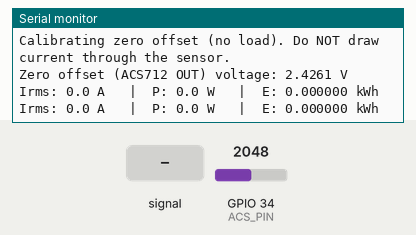
This sketch was run on a simulated ESP32. Shown: the last lines printed to the serial monitor. Inputs (shaded band) come from the test bench; at power-on: GPIO 34 (ACS_PIN) = 2048 (analog values on the 0–4095 scale).

Above: at 4.8 s.
4.9 s: GPIO 34 (ACS_PIN) fed a 200 Hz sine of ±327 counts around its level
At 5.5 s:
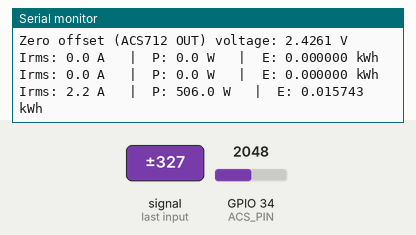
6.4 s: GPIO 34 (ACS_PIN) set to 2866
At 7.3 s:
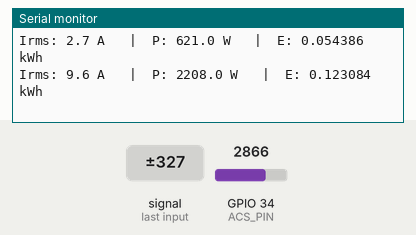
7.9 s: GPIO 34 (ACS_PIN) set to 3603
At 8.5 s:
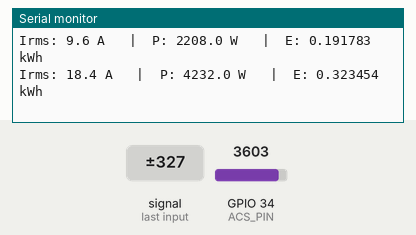
Timing chart, 0 to 10.9 s (numbered marks = the images above; inputs shaded):
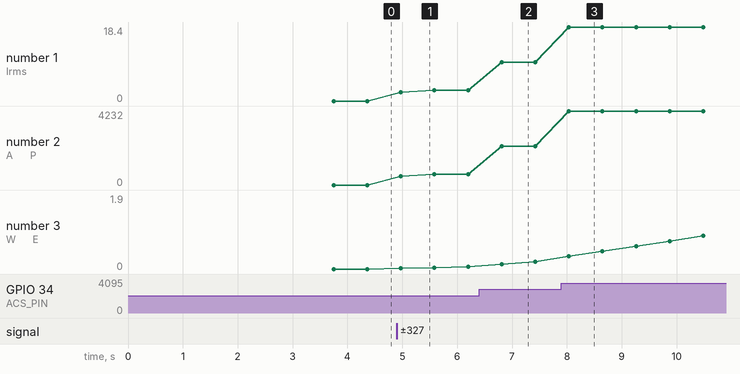

Measured:
- after the input at 4.9 s, the serial monitor: prints a new line after 0.07 s (image 1)
- after the input at 6.4 s, the serial monitor: prints a new line after 0.41 s (image 2)
- after the input at 7.9 s, the serial monitor: prints a new line after 0.14 s (image 3)
- plotted number 1: 0 → 2.7 after the input at 4.9 s, 2.7 → 9.6 after the input at 6.4 s, 9.6 → 18.4 after the input at 7.9 s
- plotted number 2: 0 → 621 after the input at 4.9 s, 621 → 2208 after the input at 6.4 s, 2208 → 4232 after the input at 7.9 s
- plotted number 3: 0 → 0.05 after the input at 4.9 s, 0.05 → 0.19 after the input at 6.4 s, 0.19 → 1.9 after the input at 7.9 s

The sketch:

ESP32_ACS712_TEST.ino
```cpp
// ESP32 + ACS712 AC current, power (W), and energy (kWh) test
// Sensor on GPIO34, ACS712 powered from 5V, output scaled with 470Ω/1kΩ divider.
//
// Wiring:
//   ACS712 VCC  -> 5V
//   ACS712 GND  -> GND
//   ACS712 OUT  -> 470Ω -> ESP32 GPIO34 (ADC1)
//   GPIO34      -> 1kΩ -> GND
//
// The divider makes: V_adc = V_sensor * (R_bottom / (R_top + R_bottom)) ≈ 0.68 * V_sensor
// This sketch reconstructs the ACS712 output voltage from the divided ADC reading.
//
// - Computes Irms from samples (AC).
// - Quantizes Irms to 1 decimal place, truncating (0.09 -> 0.0, 0.19 -> 0.1).
// - Treats values < 0.1 A as 0.0 A (ignored).
// - Computes real power: P = Irms * V * PF, using the quantized Irms.
// - Integrates P over time to get energy in kWh since boot.

#include <math.h>

const int ACS_PIN = 34;              // ADC1 channel, input only

// Number of samples for RMS calculation (higher = slower but smoother)
const int NUM_SAMPLES_RMS = 1000;

// ==== CONFIGURE THIS FOR YOUR SENSOR VERSION ====
// 5A  module: 185.0
// 20A module: 100.0
// 30A module: 66.0
const float SENSITIVITY_mV_PER_A = 100.0;  // mV per Amp (20A version by default)

// ==== ADC CONFIG ====
// ESP32: 12-bit ADC (0–4095)
const float ADC_MAX = 4095.0;
const float VREF    = 3.3;              // Adjust if you know your board's actual reference

// ==== Voltage Divider (ACS712 OUT -> 470Ω -> ADC, ADC -> 1kΩ -> GND) ====
// V_adc = V_sensor * DIVIDER_RATIO  where:
// - R_TOP_OHMS is between ACS712 OUT and the ESP32 ADC pin
// - R_BOTTOM_OHMS is between the ADC pin and GND
const float R_TOP_OHMS    = 470.0f;      // between ACS712 OUT and ADC pin
const float R_BOTTOM_OHMS = 1000.0f;     // between ADC pin and GND
const float DIVIDER_RATIO = R_BOTTOM_OHMS / (R_TOP_OHMS + R_BOTTOM_OHMS);  // ~0.68

// ==== MAINS & POWER FACTOR ====
// Adjust these for your location and load.
const float MAINS_VOLTAGE = 230.0;   // e.g. 220–230 V AC
const float POWER_FACTOR  = 1.0;     // 1.0 for purely resistive, <1.0 for inductive loads

// ==== STATE ====
// Stored as "sensor voltage", not ADC pin voltage, because we reconstruct it.
float zeroOffsetVoltage         = 0.0;   // V at 0A (measured at startup, ACS712 output)
float lastMeasurementDuration_s = 0.0;

float lastIrms_A   = 0.0;
float lastPower_W  = 0.0;
double totalEnergy_kWh = 0.0;        // accumulated energy since boot

// ----------------- Helper functions -----------------

// Reads and averages the ACS712 output voltage (in volts) over N samples.
// This function compensates for the resistive divider (470Ω/1kΩ), returning
// the actual ACS712 output voltage rather than the ADC pin voltage.
float readAveragedVoltage(int samples) {
  long sum = 0;
  for (int i = 0; i < samples; i++) {
    sum += analogRead(ACS_PIN);
    delayMicroseconds(200);
  }

  float avgADC = (float)sum / samples;

  // Voltage seen at the ESP32 ADC pin (0–3.3 V)
  float adcVoltage = (avgADC / ADC_MAX) * VREF;

  // Reconstruct the actual ACS712 OUT voltage using the divider ratio
  float sensorVoltage = adcVoltage / DIVIDER_RATIO;   // 0–5 V nominal

  return sensorVoltage;
}

void calibrateZeroOffset() {
  Serial.println("Calibrating zero offset (no load). Do NOT draw current through the sensor.");
  delay(2000);

  // Many samples at no-load to get a stable baseline.
  // This baseline is the ACS712 output voltage at 0A (typically ~Vcc/2 ≈ 2.5 V).
  zeroOffsetVoltage = readAveragedVoltage(2000);
  Serial.print("Zero offset (ACS712 OUT) voltage: ");
  Serial.print(zeroOffsetVoltage, 4);
  Serial.println(" V");
}

// Measures Irms over NUM_SAMPLES_RMS and stores the time window in lastMeasurementDuration_s
float readACIrms(int samples) {
  uint32_t startMicros = micros();
  double sumSquares = 0.0;

  float sensitivity_V_PER_A = SENSITIVITY_mV_PER_A / 1000.0;  // ACS712 datasheet sensitivity (V/A)

  for (int i = 0; i < samples; i++) {
    int adc = analogRead(ACS_PIN);

    // Convert ADC reading -> voltage at ADC pin -> ACS712 output voltage
    float adcVoltage    = (adc / ADC_MAX) * VREF;        // voltage at ESP32 ADC
    float sensorVoltage = adcVoltage / DIVIDER_RATIO;    // reconstructed ACS712 OUT voltage

    float deltaV = sensorVoltage - zeroOffsetVoltage;    // deviation from zero-current voltage
    float currentInstant_A = deltaV / sensitivity_V_PER_A;

    sumSquares += (double)currentInstant_A * (double)currentInstant_A;
  }

  uint32_t endMicros = micros();

  lastMeasurementDuration_s = (endMicros - startMicros) / 1000000.0;
  if (lastMeasurementDuration_s <= 0.0) {
    lastMeasurementDuration_s = 1e-3;  // guard
  }

  double meanSquare = sumSquares / (double)samples;
  float Irms = sqrt(meanSquare);

  return Irms;
}

// ----------------- Arduino setup/loop -----------------

void setup() {
  Serial.begin(115200);
  delay(1000);

  Serial.println();
  Serial.println("ESP32 + ACS712 AC current, power, and energy test");
  Serial.println("Assumes ACS712 powered at 5V, output scaled with 470Ω/1kΩ divider to ADC.");
  Serial.println();

  // Configure ADC for 12-bit and 0–3.3V range
  analogReadResolution(12);
  analogSetAttenuation(ADC_11db);    // ~3.3V range

  calibrateZeroOffset();
}

void loop() {
  // Measure AC current (RMS) and its sampling window
  float Irms_A_raw = readACIrms(NUM_SAMPLES_RMS);

  // Quantize to 1 decimal place using truncation:
  // 0.09 -> 0.0, 0.19 -> 0.1, etc.
  float Irms_A = floor(Irms_A_raw * 10.0f) / 10.0f;

  // Ignore anything below 0.1 A – treat it as 0.0 A
  if (Irms_A < 0.1f) {
    Irms_A = 0.0f;
  }

  lastIrms_A = Irms_A;

  // Apparent power (VA) based on quantized Irms
  float apparentPower_W = Irms_A * MAINS_VOLTAGE;

  // Real power with power factor
  float realPower_W = apparentPower_W * POWER_FACTOR;

  // If current is effectively zero, also zero the power to avoid noise
  if (Irms_A == 0.0f) {
    realPower_W = 0.0f;
  }

  lastPower_W = realPower_W;

  // Integrate power over time to get energy (kWh).
  // lastMeasurementDuration_s is the time spent in readACIrms().
  // Only integrate if power is non-zero.
  if (realPower_W > 0.0f) {
    double dt_hours = lastMeasurementDuration_s / 3600.0;
    totalEnergy_kWh += (realPower_W * dt_hours);
  }

  // Print results (Irms shown with 1 decimal place)
  Serial.print("Irms: ");
  Serial.print(Irms_A, 1);
  Serial.print(" A   |  P: ");
  Serial.print(realPower_W, 1);
  Serial.print(" W   |  E: ");
  Serial.print(totalEnergy_kWh, 6);
  Serial.println(" kWh");

  // Small pause so we don't spam Serial too hard
  delay(500);
}
```
